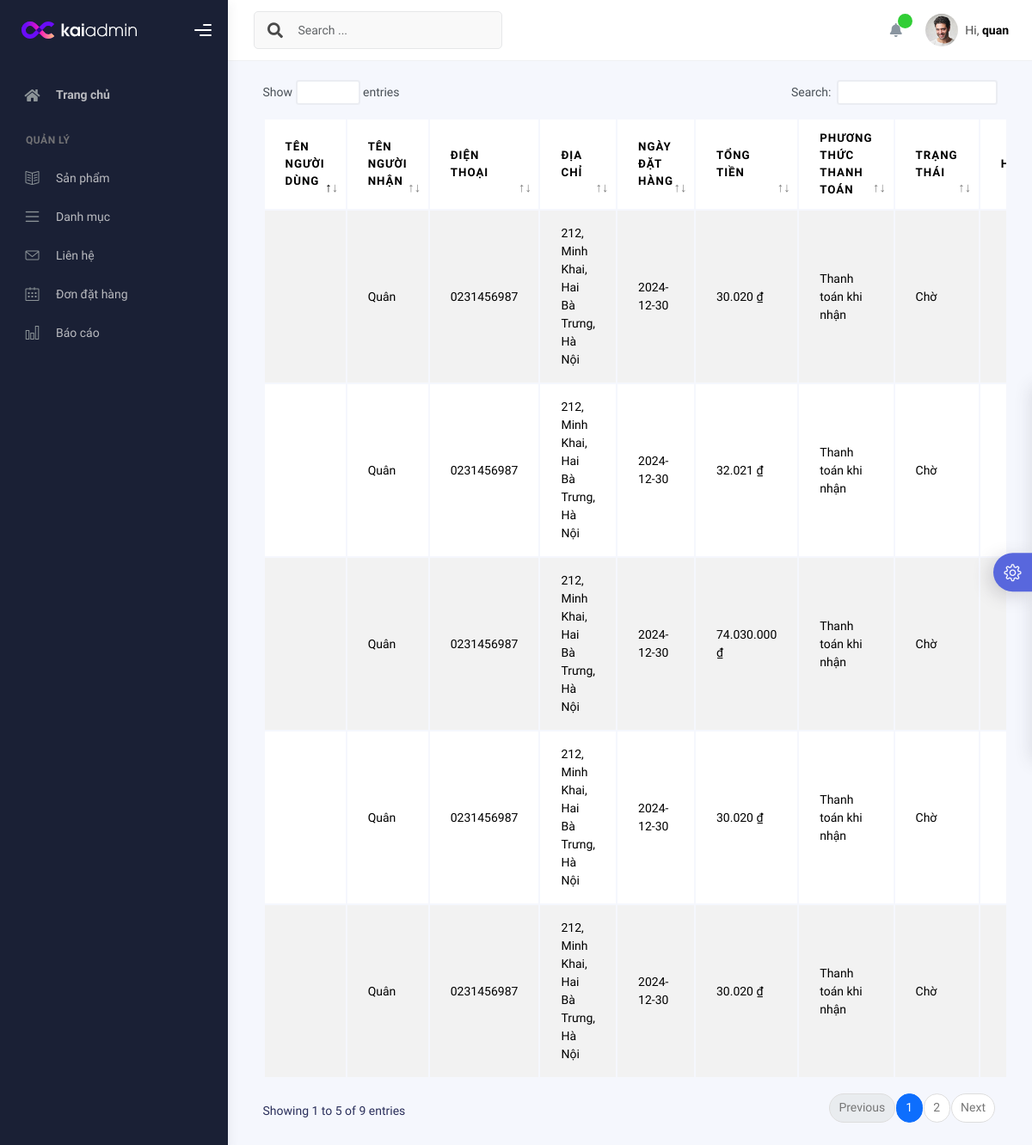
The page /pet-master/Admin/Order.php (signed in) on the database its author committed.
### tables this page shows
CREATE TABLE `order_pro` (
  `id_order` int(11) NOT NULL,
  `username` varchar(50) NOT NULL,
  `name` varchar(150) NOT NULL,
  `phone` varchar(150) NOT NULL,
  `address` varchar(150) NOT NULL,
  `date` date NOT NULL DEFAULT current_timestamp(),
  `total_order` int(11) NOT NULL,
  `payment` varchar(20) NOT NULL,
  `status` varchar(20) NOT NULL
);

### pet-master/Admin/control.php (called while the page is built, shortened)
<?php
include("connect.php");
    class data_user{
    public function select_admin($user)
    {
        global $conn;
        $sql = "SELECT * FROM `Admin` WHERE username='$user'";
        $run = mysqli_query($conn, $sql);
        return $run;
    }
    }
    class data{
    public function select_order(){
        global $conn;
        $sql = "SELECT * FROM order_pro";
        $run = mysqli_query($conn, $sql);
        return $run;
    }
    }
?>

### pet-master/Admin/Order.php (the view, shortened to what this page needs)
<?php
include ("control.php");
$get_data = new data();
$get_user = new data_user();
 ?>
<!DOCTYPE html>
<html lang="en">
  <head>
    <link rel="stylesheet" href="assets/css/bootstrap.min.css" />
    <link rel="stylesheet" href="assets/css/plugins.min.css" />
    <link rel="stylesheet" href="assets/css/kaiadmin.min.css" />
    <link rel="stylesheet" href="assets/css/demo.css" />
  </head>
  <body>
    <div class="wrapper">
      <div class="sidebar" data-background-color="dark">
        <div class="sidebar-logo">
          <div class="logo-header" data-background-color="dark">
            <a href="index.php" class="logo">
              <img
                src="assets/img/kaiadmin/logo_light.svg"
                alt="navbar brand"
                class="navbar-brand"
                height="20"
              />
            </a>
            <div class="nav-toggle">
              <button class="btn btn-toggle toggle-sidebar">
                <i class="gg-menu-right"></i>
              </button>
            </div>
          </div>
        </div>
        <div class="sidebar-wrapper scrollbar scrollbar-inner">
          <div class="sidebar-content">
            <ul class="nav nav-secondary">
              <li class="nav-item">
                <a
                  href="index.php"
                  class="collapsed"
                  aria-expanded="false"
                >
                  <i class="fas fa-home"></i>
                  <p>Trang chủ</p>
                </a>
              </li>
              <li class="nav-section">
                <h4 class="text-section">Quản lý</h4>
              </li>
                    <li class="nav-item">
                      <a href="Product.php">
                        <i class="icon-book-open"></i>
                        <span class="sub-item">Sản phẩm</span>
                      </a>
                    </li>
                    <li class="nav-item">
                      <a href="Category.php">
                        <i class="icon-menu"></i>
                        <span class="sub-item">Danh mục</span>
                      </a>
                    </li>
                    <li class="nav-item">
                      <a href="Contact.php">
                        <i class="icon-envelope"></i>
                        <span class="sub-item">Liên hệ</span>
                      </a>
                    </li>
                    <li class="nav-item">
                      <a href="Order.php">
                        <i class="icon-calendar"></i>
                        <span class="sub-item">Đơn đặt hàng</span>
                      </a>
                    </li>
                    <li class="nav-item">
                      <a href="Report.php">
                        <i class="icon-chart"></i>
                        <span class="sub-item">Báo cáo</span>
                      </a>
                    </li>
            </ul>
          </div>
        </div>
      </div>
      <div class="main-panel">
        <div class="main-header">
          <nav
            class="navbar navbar-header navbar-header-transparent navbar-expand-lg border-bottom"
          >
            <div class="container-fluid">
              <nav
                class="navbar navbar-header-left navbar-expand-lg navbar-form nav-search p-0 d-none d-lg-flex"
              >
                <div class="input-group">
                  <div class="input-group-prepend">
                    <button type="submit" class="btn btn-search pe-1">
                      <i class="fa fa-search search-icon"></i>
                    </button>
                  </div>
                  <input
                    type="text"
                    placeholder="Search ..."
                    class="form-control"
                  />
                </div>
              </nav>
              <ul class="navbar-nav topbar-nav ms-md-auto align-items-center">
                <li class="nav-item topbar-icon dropdown hidden-caret">
                  <a
                    class="nav-link dropdown-toggle"
                    href="#"
                    id="notifDropdown"
                    role="button"
                    data-bs-toggle="dropdown"
                    aria-haspopup="true"
                    aria-expanded="false"
                  >
                    <i class="fa fa-bell"></i>
                    <span class="notification"></span>
                  </a>
                </li>
                <li class="nav-item topbar-user dropdown hidden-caret">
                  <?php if (isset($_SESSION['user'])) {
                    $select_admin = $get_user->select_admin($_SESSION['user']);
                    foreach ($select_admin as $se) { ?>
                  <a
                    class="dropdown-toggle profile-pic"
                    data-bs-toggle="dropdown"
                    href="#"
                    aria-expanded="false"
                  >
                    <div class="avatar-sm">
                      <img
                        src="assets/img/profile.jpg"
                        alt="..."
                        class="avatar-img rounded-circle"
                      />
                    </div>
                    <span class="profile-username">
                      <span class="op-7">Hi,</span>
                      <span class="fw-bold"><?php echo $se['username'] ?></span>
                    </span>
                  </a>
                  <?php }
                  }else{
                    ?>
                    <span class="fw-bold"><a href="login.php">Đăng nhập</a></span>
                  <?php } ?>
                </li>
              </ul>
            </div>
          </nav>
        </div>
        <div class="container">
          <div class="page-inner">
                    <div class="table-responsive">
                      <table
                        id="add-row"
                        class="display table table-striped table-hover"
                      >
                        <thead>
                          <tr>
                            <th>Tên người dùng</th>
                            <th>Tên người nhận</th>
                            <th>Điện thoại</th>
                            <th>Địa chỉ</th>
                            <th>Ngày đặt hàng</th>
                            <th>Tổng tiền</th>
                            <th>Phương thức thanh toán</th>
                            <th>Trạng thái</th>
                            <th style="width: 10%">Hành động</th>
                          </tr>
                        </thead>
                        <tbody>
                          <?php
                          $select =$get_data->select_order() ;
                          foreach ($select as $se) {
                          ?>
                          <tr>
                            <td><?php echo $se['username'] ?></td>
                            <td><?php echo $se['name'] ?></td>
                            <td><?php echo $se['phone'] ?></td>
                            <td><?php echo $se['address'] ?></td>
                            <td><?php echo $se['date'] ?></td>
                            <td><?php $price = $se['total_order'];
                            $formatted_price = number_format($price, 0, ',', '.');
                           echo $formatted_price . ' ₫'; ?></td>
                            <td><?php echo $se['payment'] ?></td>
                            <td><?php echo $se['status'] ?></td>
                            <td>
                              <div class="form-button-action">
                                <button
                                  type="button"
                                    class="btn btn-link btn-primary btn-lg"
                                >
                                </button>
                              </div>
                            </td>
                          </tr>
                          <?php } ?>
                        </tbody>
                      </table>
                    </div>
                  </div>
                </div>
              </div>
            </div>
      <div class="custom-template">
        <div class="custom-toggle">
          <i class="icon-settings"></i>
        </div>
      </div>
  </body>
</html>

### pet-master/Admin/assets/css/demo.css (style rules this page uses)
.custom-template { position: fixed; top: 50%; transform: translateY(-50%); right: -325px; width: 325px; height: max-content; display: block; z-index: 1; background: #ffffff; transition: all .3s; z-index: 1003; box-shadow: -1px 1px 20px rgba(69, 65, 78, 0.15); border-top-left-radius: 5px; border-bottom-left-radius: 5px; transition: all .5s; }
.custom-template .custom-toggle { position: absolute; width: 45px; height: 45px; background: #5867dd; top: 50%; left: -45px; transform: translateY(-50%); display: flex; align-items: center; justify-content: center; text-align: center; border-top-left-radius: 30px; border-bottom-left-radius: 30px; cursor: pointer; color: #ffffff; box-shadow: -5px 5px 20px rgba(69, 65, 78, 0.21); }
.custom-template .custom-toggle i { font-size: 20px; animation: 1.3s spin linear infinite; }

### rows shown on the page
order_pro: name "Quân", phone "0231456987", address "212, Minh Khai, Hai Bà Trưng, Hà Nội", date "2024-12-30", total_order "30.020", payment "Thanh toán khi nhận", status "Chờ"
order_pro: name "Quân", phone "0231456987", address "212, Minh Khai, Hai Bà Trưng, Hà Nội", date "2024-12-30", total_order "32.021", payment "Thanh toán khi nhận", status "Chờ"
order_pro: name "Quân", phone "0231456987", address "212, Minh Khai, Hai Bà Trưng, Hà Nội", date "2024-12-30", total_order "74.030.000", payment "Thanh toán khi nhận", status "Chờ"
order_pro: name "Quân", phone "0231456987", address "212, Minh Khai, Hai Bà Trưng, Hà Nội", date "2024-12-30", total_order "30.020", payment "Thanh toán khi nhận", status "Chờ"
order_pro: name "Quân", phone "0231456987", address "212, Minh Khai, Hai Bà Trưng, Hà Nội", date "2024-12-30", total_order "30.020", payment "Thanh toán khi nhận", status "Chờ"

### other values the page prints
$se['username'] "quan"
